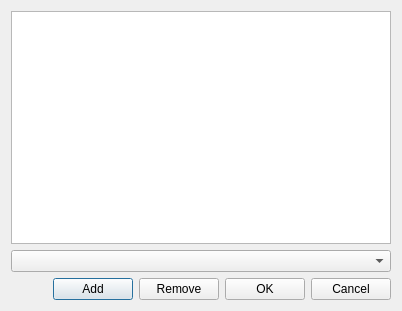
<?xml version="1.0" encoding="UTF-8"?>
<ui version="4.0">
 <class>LandEditDialog</class>
 <widget class="QDialog" name="LandEditDialog">
  <property name="windowModality">
   <enum>Qt::WindowModal</enum>
  </property>
  <property name="geometry">
   <rect>
    <x>0</x>
    <y>0</y>
    <width>402</width>
    <height>311</height>
   </rect>
  </property>
  <property name="windowTitle">
   <string>Editing land</string>
  </property>
  <layout class="QGridLayout" name="gridLayout">
   <item row="0" column="0">
    <widget class="QListWidget" name="tilesetLV"/>
   </item>
   <item row="1" column="0">
    <widget class="QComboBox" name="tilesetCB"/>
   </item>
   <item row="2" column="0">
    <layout class="QHBoxLayout" name="horizontalLayout">
     <item>
      <spacer name="horizontalSpacer">
       <property name="orientation">
        <enum>Qt::Horizontal</enum>
       </property>
       <property name="sizeHint" stdset="0">
        <size>
         <width>40</width>
         <height>20</height>
        </size>
       </property>
      </spacer>
     </item>
     <item>
      <widget class="QPushButton" name="addButton">
       <property name="sizePolicy">
        <sizepolicy hsizetype="Fixed" vsizetype="Fixed">
         <horstretch>0</horstretch>
         <verstretch>0</verstretch>
        </sizepolicy>
       </property>
       <property name="text">
        <string>Add</string>
       </property>
      </widget>
     </item>
     <item>
      <widget class="QPushButton" name="removeButton">
       <property name="sizePolicy">
        <sizepolicy hsizetype="Fixed" vsizetype="Fixed">
         <horstretch>0</horstretch>
         <verstretch>0</verstretch>
        </sizepolicy>
       </property>
       <property name="text">
        <string>Remove</string>
       </property>
      </widget>
     </item>
     <item>
      <widget class="QPushButton" name="okButton">
       <property name="sizePolicy">
        <sizepolicy hsizetype="Fixed" vsizetype="Fixed">
         <horstretch>0</horstretch>
         <verstretch>0</verstretch>
        </sizepolicy>
       </property>
       <property name="text">
        <string>OK</string>
       </property>
      </widget>
     </item>
     <item>
      <widget class="QPushButton" name="cancelButton">
       <property name="sizePolicy">
        <sizepolicy hsizetype="Fixed" vsizetype="Fixed">
         <horstretch>0</horstretch>
         <verstretch>0</verstretch>
        </sizepolicy>
       </property>
       <property name="text">
        <string>Cancel</string>
       </property>
      </widget>
     </item>
    </layout>
   </item>
  </layout>
 </widget>
 <resources/>
 <connections/>
</ui>
